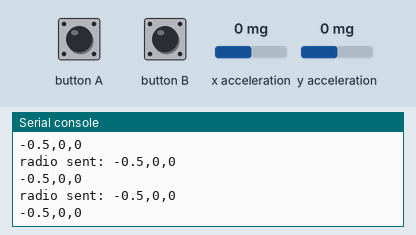
A program run on a simulated BBC micro:bit running MicroPython. Parts: the last lines printed to the serial console. The test bench sets the inputs (shaded band); at power-on: x acceleration 0 mg, y acceleration 0 mg. No radio messages arrive unless stated (any console line starting 'radio sent:' is added by the test bench).

Above: at 1.2 s.
1.3 s: x acceleration set to -1440 mg
At 2.0 s:
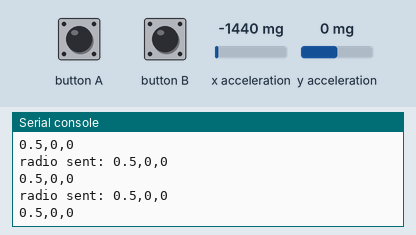
2.8 s: button A pressed for 0.15 s
4.4 s: button B pressed for 0.15 s
6.0 s: y acceleration set to -1440 mg
At 6.6 s:
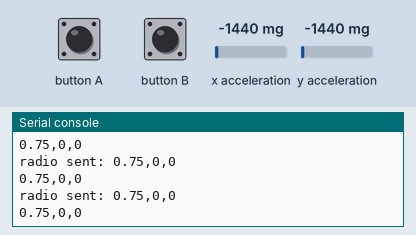
7.5 s: button A pressed for 1 s
At 8.2 s:
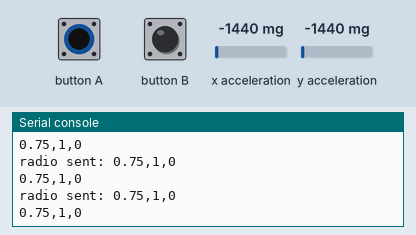
10.0 s: button B pressed for 1 s
At 10.5 s:
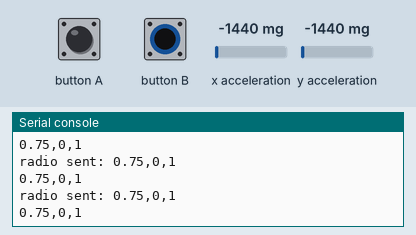
Timing chart, 0 to 13.0 s (numbered marks = the images above; inputs shaded):
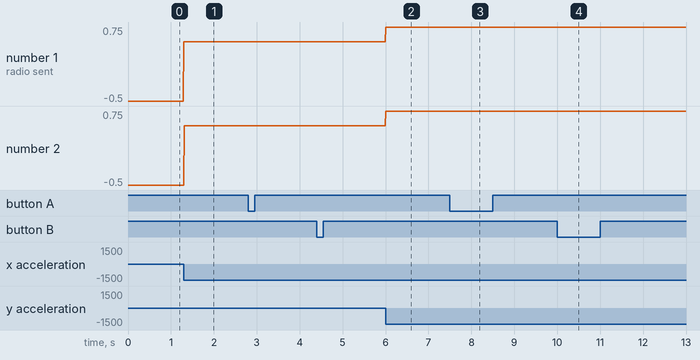

The program:

Steering_wheel_controller_05-main.py
```python
from microbit import *
from math import atan2, pi
import radio

radio.on()
radio.config(group=42, channel=42, power=7)

while True:
    x, y = accelerometer.get_x(), accelerometer.get_y()

    angle = atan2(y, x) - 0.5 * pi
    if angle < -pi:
        angle += 2 * pi
    elif angle > pi:
        angle -= 2 * pi

    angle = round(angle / pi, 2)

    message = "{},{},{}".format(angle, int(button_a.is_pressed()), int(button_b.is_pressed()))
    radio.send(message)
    print(message)

    sleep(10)  # More responsive
```

Measured:
- after the input at 1.3 s, the serial console: prints a new line at once (image 1)
- after the input at 6.0 s, the serial console: prints a new line at once (image 2)
- after the input at 7.5 s, the serial console: prints a new line at once (image 3)
- after the input at 10.0 s, the serial console: prints a new line at once (image 4)
- plotted number 1: -0.5 → 0.5 after the input at 1.3 s, 0.5 → 0.75 after the input at 6.0 s
- plotted number 2: -0.5 → 0.5 after the input at 1.3 s, 0.5 → 0.75 after the input at 6.0 s
